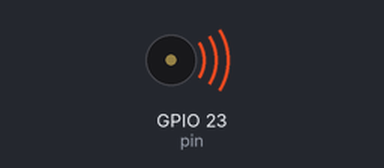
Bench run of a sketch on a simulated ESP32. On the bench: buzzer (waves = sounding).

Above: at 0.05 s.
Timing chart, 0 to 3.0 s (numbered marks = the images above):
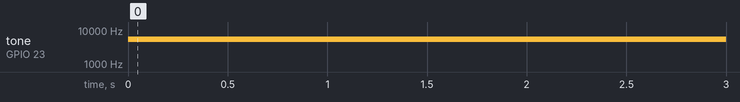

Measured:
- by itself, tone on GPIO 23 (pin): silent → 5274 Hz at 0.00 s

The sketch:

ESP32ServoToneExample.ino
```cpp
/*


 */

#include <ESP32Servo.h>
int pin = 23;
void setup() {
  // Allow allocation of all timers
  ESP32PWM::allocateTimer(0);
  ESP32PWM::allocateTimer(1);
  ESP32PWM::allocateTimer(2);
  ESP32PWM::allocateTimer(3);
  Serial.begin(115200);

}

void loop() {
  tone(pin, 4186, // C
      500); // half a second
  tone(pin, 5274, // E
      500); // half a second

  delay(500);

}
```
